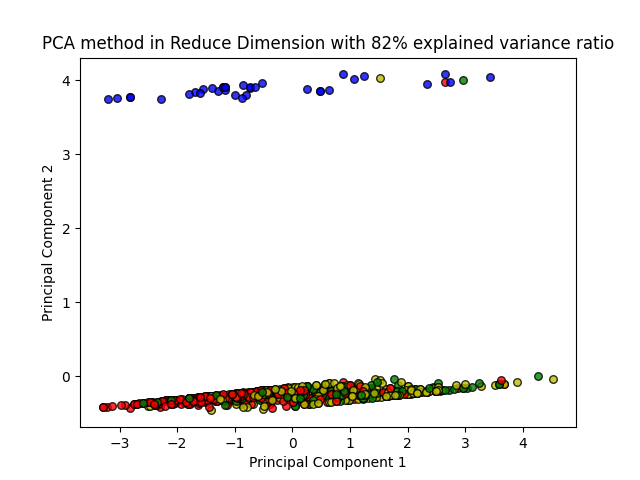

Write the Python code that produced this figure.
# Task2 Step 3

import pandas as pd
import matplotlib.pyplot as plt
from sklearn.decomposition import PCA

original_data = pd.read_excel("Coursework/CW_Data.xlsx")
cleaned_data= original_data.drop(['Index','Programme','Q2', 'Q5', 'Q3', 'Q1', 'Gender'], axis="columns")
cleaned_np = cleaned_data.to_numpy()
mean = cleaned_np.mean(axis=0)
std = cleaned_np.std(axis=0)
cleaned_np = (cleaned_np-mean)/std

pca = PCA(n_components=2)
transform_X= pca.fit_transform(cleaned_np)
ratio=int(pca.explained_variance_ratio_.sum()*100)

colors = ['r', 'g', 'b', 'y']
for i in range(len(original_data)):
    programme = int(original_data.iloc[i]['Programme']) -1 
    plt.scatter(transform_X[i, 0], transform_X[i, 1],  c=colors[programme], marker='o', edgecolor='k', s=30, alpha=0.8)
plt.xlabel('Principal Component 1')
plt.ylabel('Principal Component 2')
plt.title(f'PCA method in Reduce Dimension with {ratio}% explained variance ratio')
plt.show()
